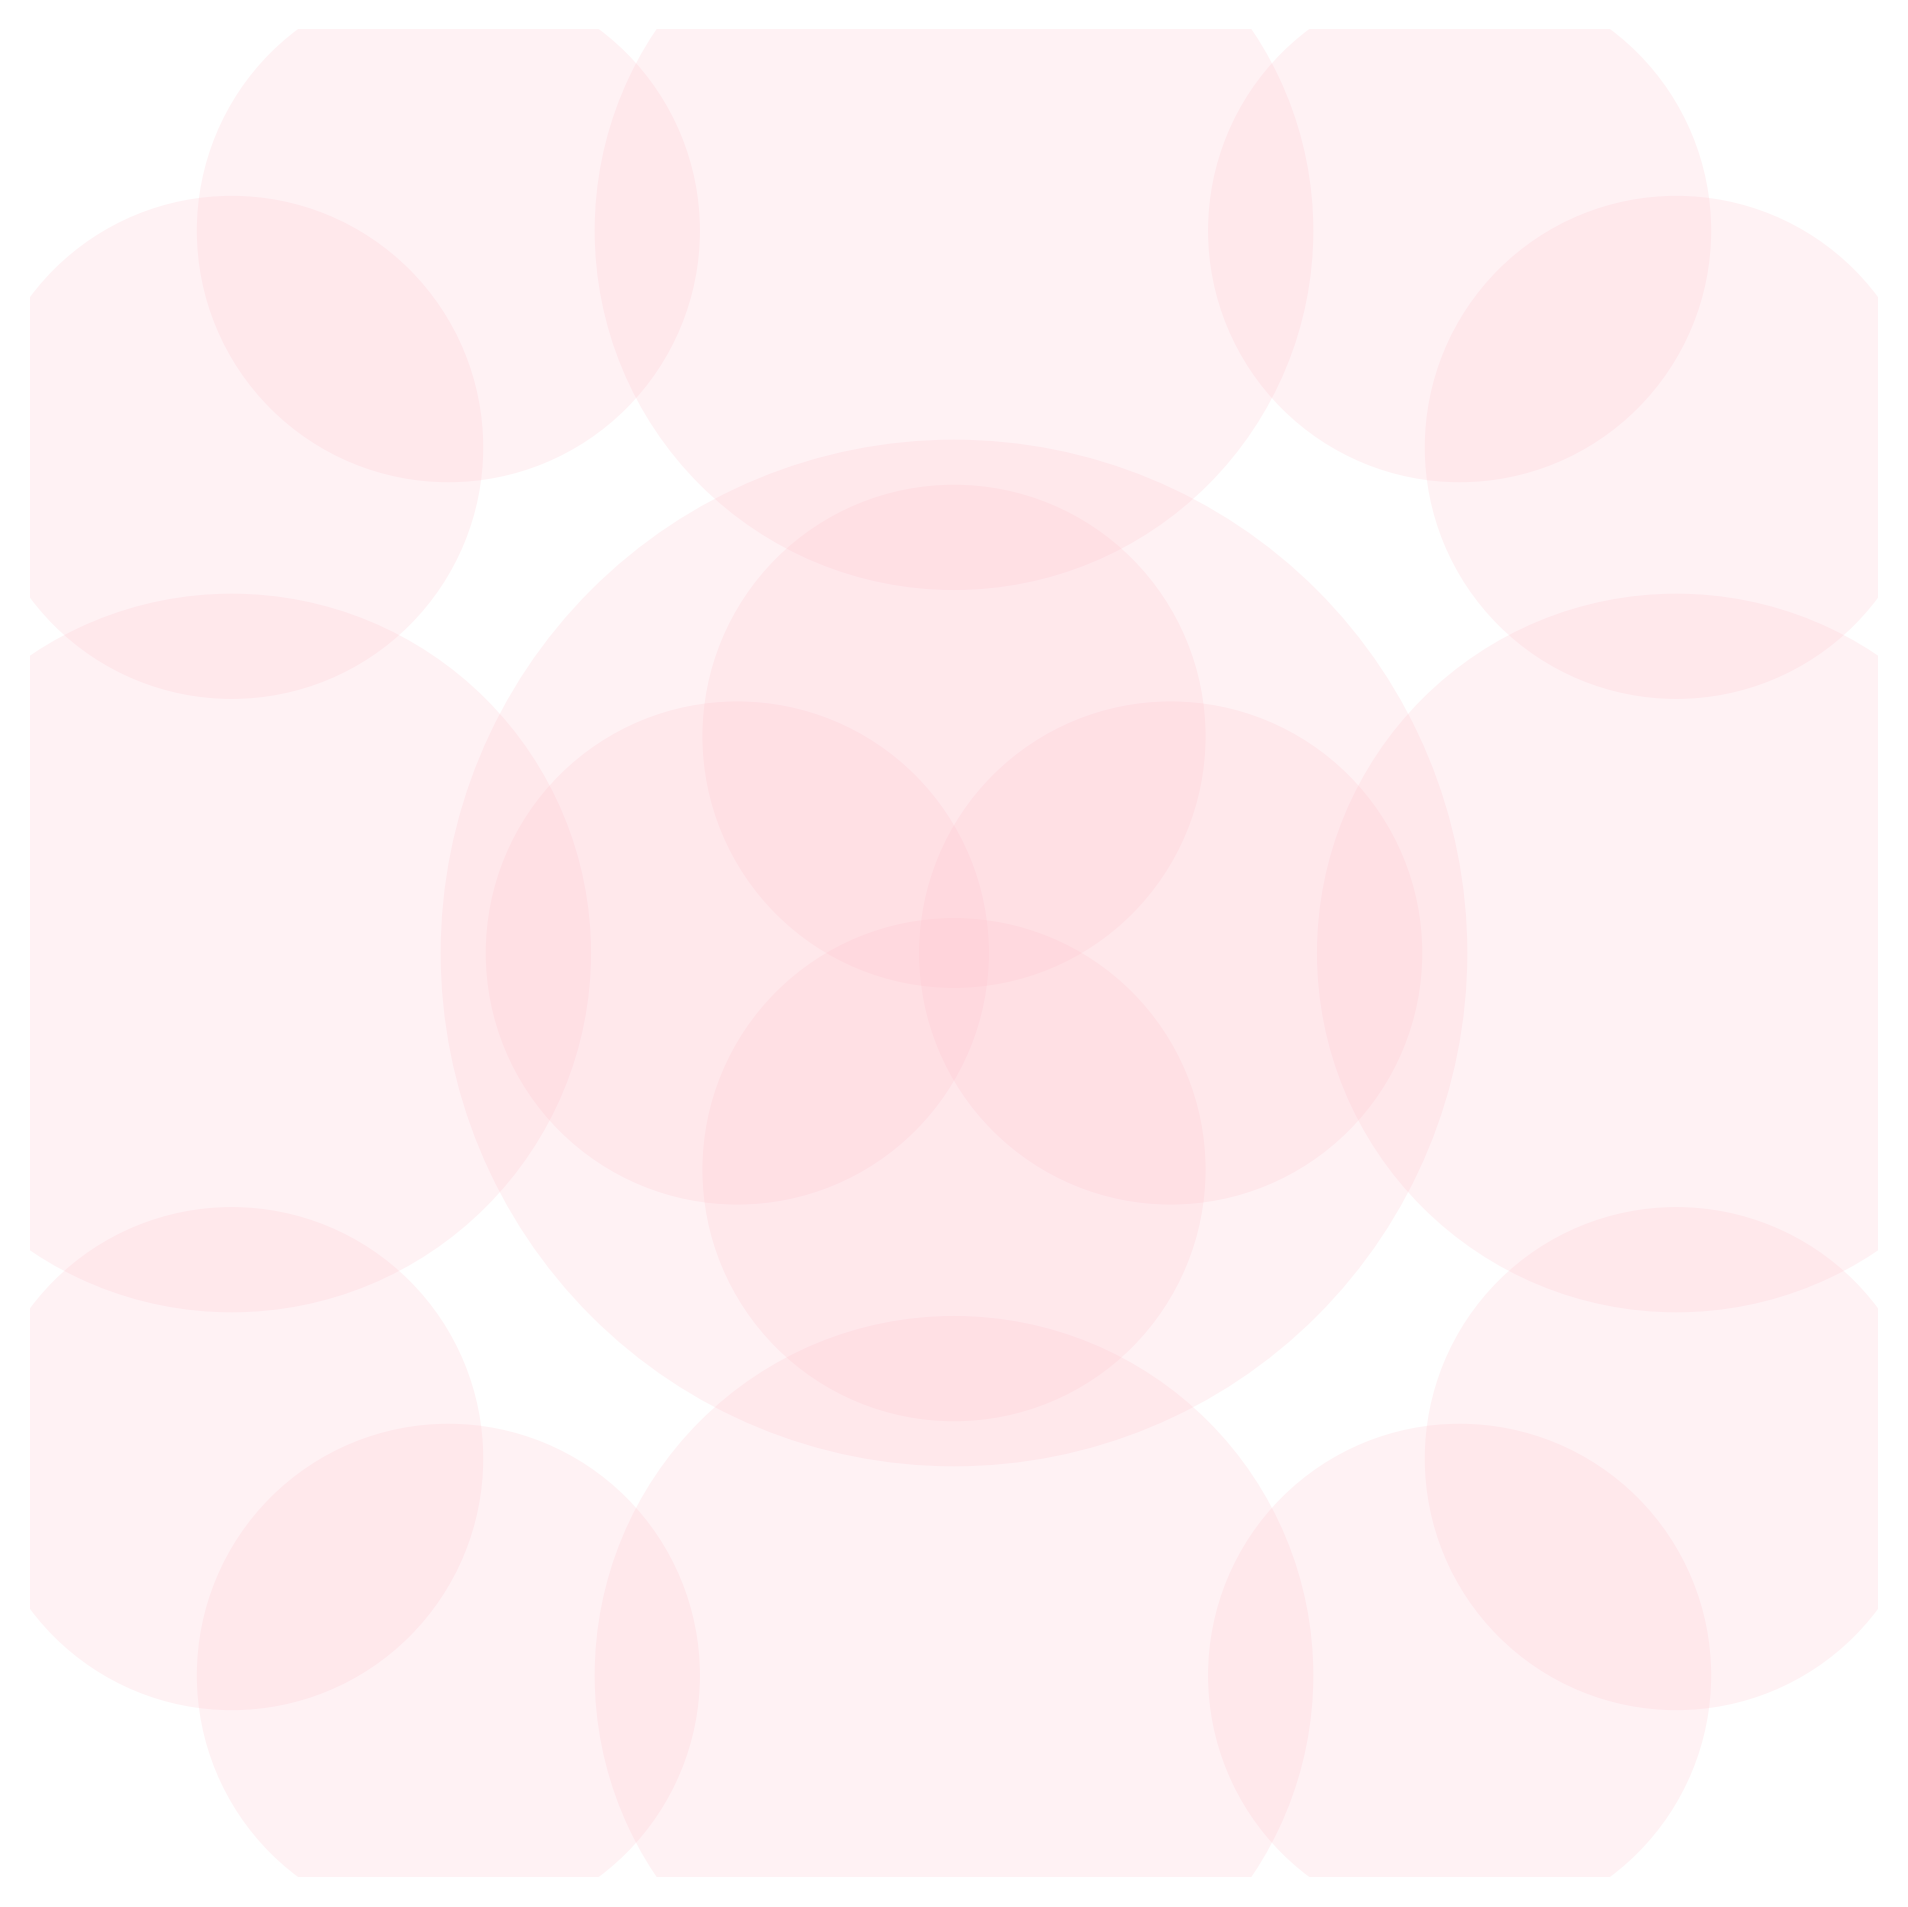

The Python source for this figure:
"""
Code planning: This script generates an image containing a single geometric shape of a specific color.

1. Start by drawing a circle of a specific radius and color with a chosen opacity
2. Draw an invisible square that fits inside that circle
3. Draw 4 smaller cicles, each touches one side of the square
4. Continue until max_iterations is reached
5. Save the image as a PNG file
"""
import matplotlib.pyplot as plt

def draw_one_shape_one_color(radius: float,
                             color: str,
                             alpha: float,
                             max_iterations: int,
                             output_path: str):
    
    # Create a square canvas
    fig, ax = plt.subplots(figsize=(8, 8))
    ax.set_aspect('equal')
    ax.axis('off')
    
    def _draw_recursive(cx: float, cy: float, 
                        r: float, iteration: int):
        circle = plt.Circle((cx, cy), r, color=color, alpha=alpha, fill=True, linewidth=0)
        ax.add_patch(circle)
        if iteration >= max_iterations:
            return
        
        # Calculate the side length of the inscribed square
        side = r * (2 ** 0.5)
        half_side = side / 2
        
        # Make each smaller circle a fixed fraction of the current circle
        shrink_fraction = 0.7 # try values between 0 and 1
        smaller_r = r * shrink_fraction

        # Place circle centers so each child circle is tangent to
        # one edge of the (invisible) inscribed square.
        centers = [
            (cx - half_side - smaller_r, cy),  # touches left edge
            (cx + half_side + smaller_r, cy),  # touches right edge
            (cx, cy - half_side - smaller_r),  # touches bottom edge
            (cx, cy + half_side + smaller_r),  # touches top edge
        ]
        
        for (nx, ny) in centers:
            _draw_recursive(nx, ny, smaller_r, iteration + 1)
    
    # Start the recursive drawing
    _draw_recursive(0, 0, radius, 0)

    # Give extra room so outer circles are not clipped
    margin = radius * 1.8
    ax.set_xlim(-margin, margin)
    ax.set_ylim(-margin, margin)

    fig.savefig(output_path, dpi=300, bbox_inches="tight", pad_inches=0.1)
    plt.close(fig)

if __name__ == "__main__":
    # You can tweak these values to experiment:
    # - radius changes the overall size
    # - color picks the shape color
    # - alpha controls opacity (0.0 transparent → 1.0 solid)
    # - max_iterations controls how dense/complex the pattern becomes
    draw_one_shape_one_color(radius = 2,
                             color = "pink",
                             alpha = 0.2,
                             max_iterations = 2,
                             output_path = "prompt1/one_shape_one_color.png")
        
        
        
        
    